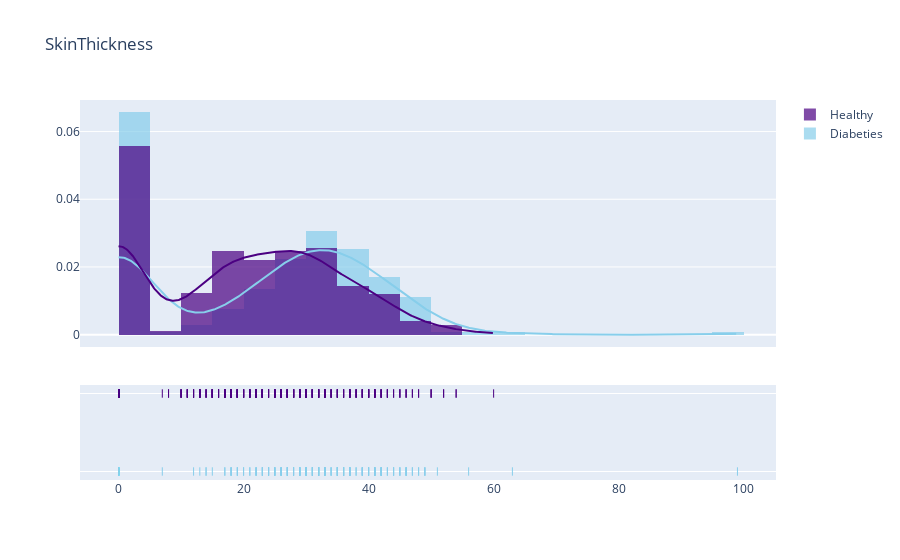

The cell this chart's notebook holds for it:
### Code cell
# SkinThickness density plot 

density_plot('SkinThickness',0)

### Figure 1 — Plotly figure (JSON) as saved in the notebook; plotly's stock layout.template omitted (floating-point values rounded to 4 significant figures; data arrays with more than 128 entries replaced by an {"elided": "..."} marker saying what was removed)
{"data": [{"autobinx": false, "histnorm": "probability density", "legendgroup": "Diabeties", "marker": {"color": "skyblue"}, "name": "Diabeties", "opacity": 0.7, "type": "histogram", "x": {"elided": "268 int values"}, "xaxis": "x", "xbins": {"end": 99, "size": 0, "start": 0}, "yaxis": "y"}, {"autobinx": false, "histnorm": "probability density", "legendgroup": "Healthy", "marker": {"color": "indigo"}, "name": "Healthy", "opacity": 0.7, "type": "histogram", "x": {"elided": "500 int values"}, "xaxis": "x", "xbins": {"end": 60, "size": 0, "start": 0}, "yaxis": "y"}, {"legendgroup": "Diabeties", "marker": {"color": "skyblue"}, "mode": "lines", "name": "Diabeties", "showlegend": false, "type": "scatter", "x": {"elided": "500 float values"}, "xaxis": "x", "y": {"elided": "500 float values"}, "yaxis": "y"}, {"legendgroup": "Healthy", "marker": {"color": "indigo"}, "mode": "lines", "name": "Healthy", "showlegend": false, "type": "scatter", "x": {"elided": "500 float values"}, "xaxis": "x", "y": {"elided": "500 float values"}, "yaxis": "y"}, {"legendgroup": "Diabeties", "marker": {"color": "skyblue", "symbol": "line-ns-open"}, "mode": "markers", "name": "Diabeties", "showlegend": false, "type": "scatter", "x": {"elided": "268 int values"}, "xaxis": "x", "y": {"elided": "268 str values"}, "yaxis": "y2"}, {"legendgroup": "Healthy", "marker": {"color": "indigo", "symbol": "line-ns-open"}, "mode": "markers", "name": "Healthy", "showlegend": false, "type": "scatter", "x": {"elided": "500 int values"}, "xaxis": "x", "y": {"elided": "500 str values"}, "yaxis": "y2"}], "layout": {"barmode": "overlay", "hovermode": "closest", "legend": {"traceorder": "reversed"}, "title": {"text": "SkinThickness"}, "xaxis": {"anchor": "y2", "domain": [0, 1], "zeroline": false}, "yaxis": {"anchor": "free", "domain": [0.35, 1], "position": 0}, "yaxis2": {"anchor": "x", "domain": [0, 0.25], "dtick": 1, "showticklabels": false}}}
